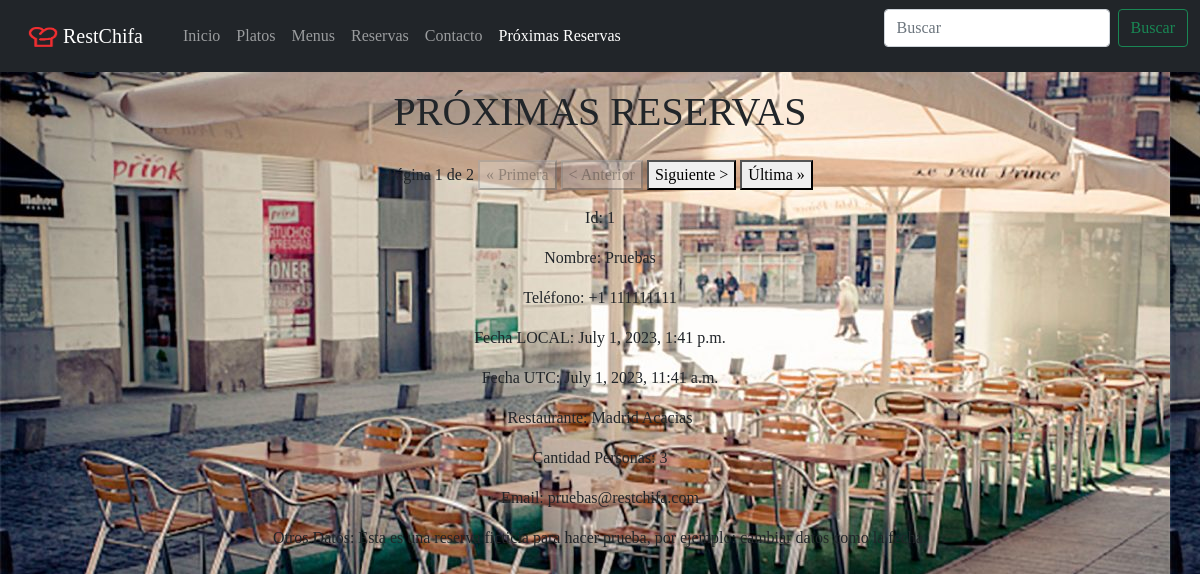
The app's page /restChifa/proximas_reservas/Madrid Acacias (signed in), older data.
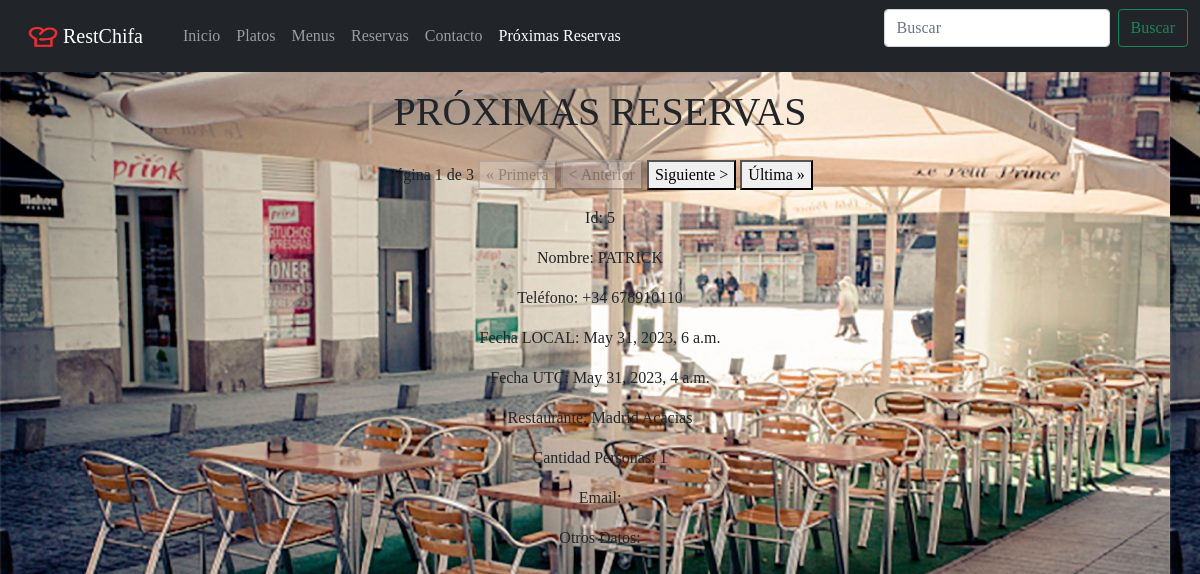
The same page, newer data.
### restChifa/models.py (models this page shows, shortened)
class Reserve(models.Model):
    pk_id = models.AutoField(primary_key=True)
    name = models.CharField(max_length=200, blank = False, null = False)
    phone = models.CharField(max_length=15, blank = False, null = False)
    date_utc = models.DateTimeField('date reserve UTC')
    fk_restaurant = models.ForeignKey(Restaurant, on_delete=models.CASCADE)
    number_people = models.IntegerField(default=1, blank = False, null = False)
    email = models.CharField(max_length=100, blank=True)
    other = models.CharField(max_length=200, blank=True)
    class Meta:
        verbose_name_plural = "Reserves"

class Restaurant(models.Model):
    pk_name = models.CharField(primary_key=True, max_length=200, blank = False, null = False)
    class Meta:
        verbose_name_plural = "Restaurants"
    def __str__(self):
        return self.pk_name

### restChifa/views.py (the view)
def data_reserves_detail(request, pk_name):
    search_get = request.GET.get('search')
    if pk_name == "*":
        reserve_objects = Reserve.objects.filter(date_utc__gte = timezone.now()).order_by('date_utc')
    else:
        reserve_objects = Reserve.objects.filter(date_utc__gte = timezone.now(), fk_restaurant__pk_name = pk_name).order_by('date_utc')
    if search_get:
        reserve_objects = reserve_objects.filter(Q(pk_id__icontains=search_get))
    page_object = Common.get_paginator(request, reserve_objects, 1)
    user_timezone = settings.TIME_ZONE_USER
    nav_data_reserves_active = "active"
    url_page = {
        "index": settings.URL_INDEX,
        "dishes": settings.URL_DISHES,
        "dish": settings.URL_DISH,
        "menus": settings.URL_MENUS,
        "menu": settings.URL_MENU,
        "reserve": settings.URL_RESERVE,
        "contact": settings.URL_CONTACT,
        "data_reserves": settings.URL_DATA_RESERVES
    }
    context = {
        'page_object': page_object,
        'user_timezone': user_timezone,
        "nav_data_reserves_active": nav_data_reserves_active,
        "url_page": url_page
        }
    return render(request, 'restChifa/data_reserves_detail.html', context)

### restChifa/common.py (called while the page is built)
    def get_paginator(request, model, per_page=settings.PAGINATOR_PER_PAGE):
        if request is None or model is None:
            return False
        return Paginator(model, per_page).get_page(request.GET.get("page"))

### restChifa/templates/restChifa/data_reserves_detail.html
{% include 'restChifa/navegation.html' %}
<div class="container text-center">
{% if user.is_superuser %}
    <div class="row my-3">
        <div class="col-sm-12 col-md-12 col-lg-12 col-xl-12">
            <h1>PRÓXIMAS RESERVAS</h1>
        </div>
    </div>
    {% if page_object.object_list %}
        <div class="row my-3">
            <div class="col-sm-12 col-md-12 col-lg-12 col-xl-12">
                {% include 'restChifa/paginator.html' %}
            </div>
        </div>
        {% load tz %}
        {% for reserve in page_object.object_list %}
            <div class="row">
                <div class="col-sm-12 col-md-12 col-lg-12 col-xl-12">
                    <p>Id: {{ reserve.pk_id }}</p>
                </div>
            </div>
            <div class="row">
                <div class="col-sm-12 col-md-12 col-lg-12 col-xl-12">
                    <p>Nombre: {{ reserve.name }}</p>
                </div>
            </div>
            <div class="row">
                <div class="col-sm-12 col-md-12 col-lg-12 col-xl-12">
                    <p>Teléfono: {{ reserve.phone }}</p>
                </div>
            </div>
            <div class="row">
                <div class="col-sm-12 col-md-12 col-lg-12 col-xl-12">
                    <p>Fecha LOCAL: {{ reserve.date_utc|timezone:user_timezone }}</p>
                </div>
            </div>
            <div class="row">
                <div class="col-sm-12 col-md-12 col-lg-12 col-xl-12">
                    <p>Fecha UTC: {{ reserve.date_utc }}</p>
                </div>
            </div>
            <div class="row">
                <div class="col-sm-12 col-md-12 col-lg-12 col-xl-12">
                    <p>Restaurante: {{ reserve.fk_restaurant }}</p>
                </div>
            </div>
            <div class="row">
                <div class="col-sm-12 col-md-12 col-lg-12 col-xl-12">
                    <p>Cantidad Personas: {{ reserve.number_people }}</p>
                </div>
            </div>
            <div class="row">
                <div class="col-sm-12 col-md-12 col-lg-12 col-xl-12">
                    <p>Email: {{ reserve.email }}</p>
                </div>
            </div>
            <div class="row">
                <div class="col-sm-12 col-md-12 col-lg-12 col-xl-12">
                    <p>Otros Datos: {{ reserve.other }}</p>
                </div>
            </div>
        {% endfor %}
    {% else %}
        <div class="row">
            <div class="col-sm-12 col-md-12 col-lg-12 col-xl-12">
                <p>No hay próximas reservas.</p>
            </div>
        </div>
    {% endif %}
{% else %}
    <div class="row my-3">
        <div class="col-sm-12 col-md-12 col-lg-12 col-xl-12">
            <h1>Esta página es solo para admins.</h1>
        </div>
    </div>
{% endif %}
</div>

Row changes from the older to the newer data that the page shows:
no longer on this page (row unchanged): Reserve: pk_id "1", name "Pruebas", phone "+1 111111111", date_utc "July 1, 2023, 1:41 p.m.", date_utc "July 1, 2023, 11:41 a.m.", fk_restaurant "Madrid Acacias", number_people "3", email "pruebas@restchifa.com", other "Esta es una reserva ficticia para hacer prueba, por ejemplo: cambiar datos como la fecha."
added Reserve: pk_id "5", name "PATRICK", phone "+34 678910110", date_utc "May 31, 2023, 6 a.m.", date_utc "May 31, 2023, 4 a.m.", fk_restaurant "Madrid Acacias", number_people "1"
Text that changed along with them:
{{ page_object.paginator.num_pages }}: "2" → "3"
